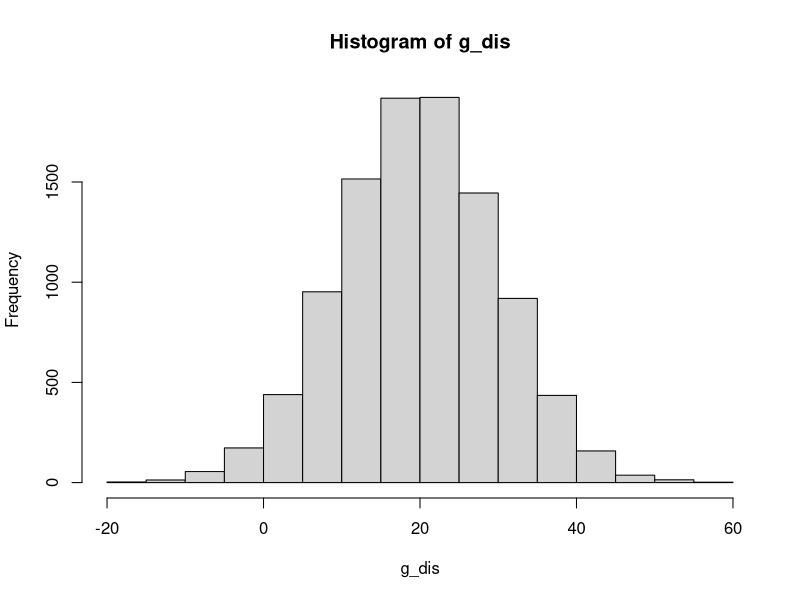
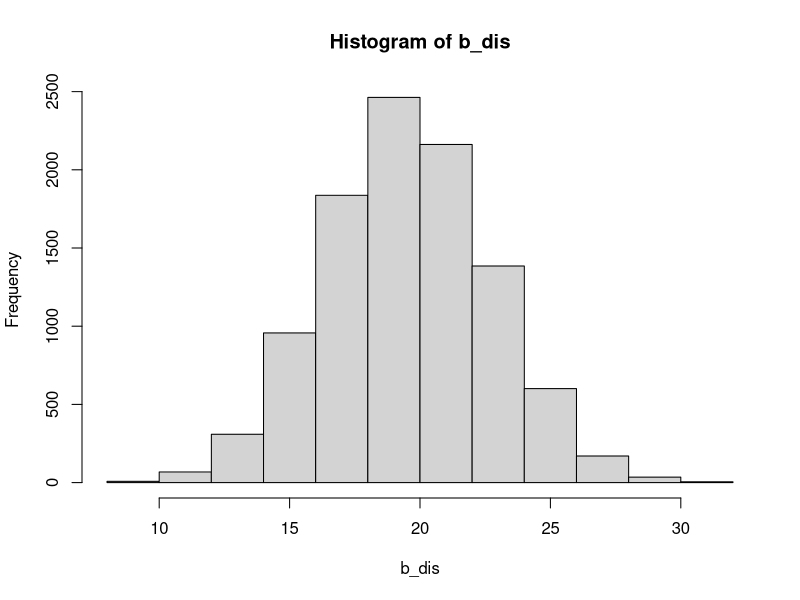
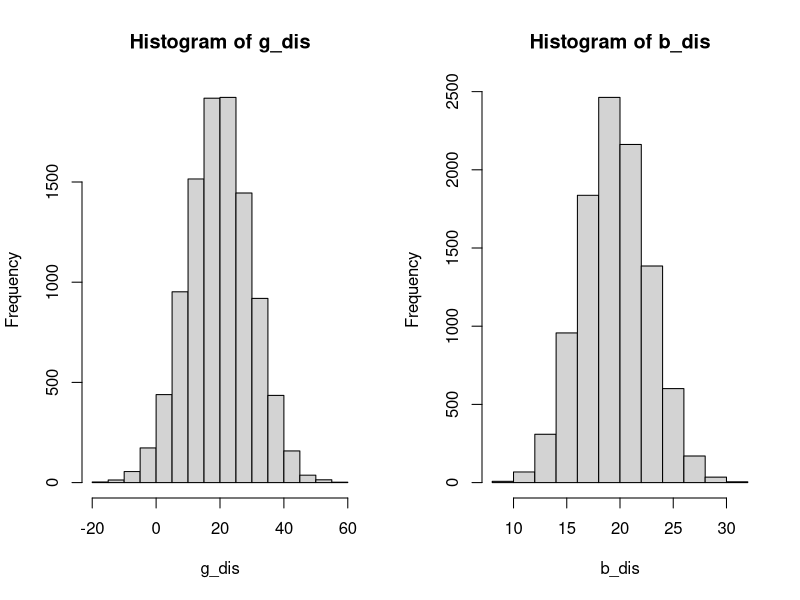

Write the R code that produced these figures, in order.
# 1a. Generate 10000 random numbers from Gaussian distribution with mean=20 and variance =10, and plot the distribution.
#variance=10, sd=square root 10!!!
g_dis1 <- rnorm(10000)
g_dis <- g_dis1  * 10 + 20
mean(g_dis)
sd(g_dis)
hist(g_dis)

# 1b. Generate 10000 random numbers from Binomial distribution with p=0.5 and n=40, and plot the distribution.
 
n <- 40
p <- 0.5
size <- 10000
 
b_dis <- rep(0, size)

for(i in 1:size){
  b_dis[i] <- sum(runif(n) < p)
}

hist(b_dis)

# Compare the distribution of 1a and 1b, what do you find?

par(mfrow = c(1, 2))
hist(g_dis)
hist(b_dis)

# 2. Make a program that can select our candidates for presentation next week. This program should select randomly but avoid selecting the numbers that had been selected before.

candi <- function (m, w){
  selected <- numeric(0)
  candidate <- matrix(0, nrow = w, ncol = 2)
  
  for(week in 1:w){
    repeat{
      num1 <- round(runif(1, 1, m))
      num2 <- round(runif(1, 1, m))
      
      if(num1 != num2 && !(num1 %in% selected) && !(num2 %in% selected)){
        candidate[week, ] <- c(num1, num2)
        selected <- c(selected, num1, num2)
        break
      }
    }
  }
  return(candidate)
}

candi(34, 16)



x <- rnorm(10000) + 20
mean(x)
y <- x * 10
sd(y)


#generate random sequence every time and choose the first two
#remove the first two

candi2 <- function (m, w){
  selected <- numeric(0)
  
  for(week in 1:w){
    repeat{
      num1 <- round(runif(1, 1, m))
      num2 <- round(runif(1, 1, m))
      
      if(num1 != num2 && !(num1 %in% selected) && !(num2 %in% selected)){
        print(c(num1, num2))
        selected <- c(selected, num1, num2)
        break
      }
    }
  }
}
candi2(39, 15)

candi3 <- function(m){
  if (!exists("used", envir = .GlobalEnv)) {
    assign("used", numeric(0), envir = .GlobalEnv)
  }  
  available <- setdiff(1:m, used)
  
  x <- runif(length(available))
  candidate <- available[order(x)][1:2]
  
  assign("used", c(used, candidate), envir = .GlobalEnv)
  
  return(candidate)
}
set.seed(123)
print(candi3(30))
print(candi3(30))
print(candi3(30))
print(candi3(30))
print(candi3(30))
print(candi3(30))
print(candi3(30))
print(candi3(30))
print(candi3(30))
print(candi3(30))
print(candi3(30))
print(candi3(30))
print(candi3(30))
print(candi3(30))
print(candi3(30))

